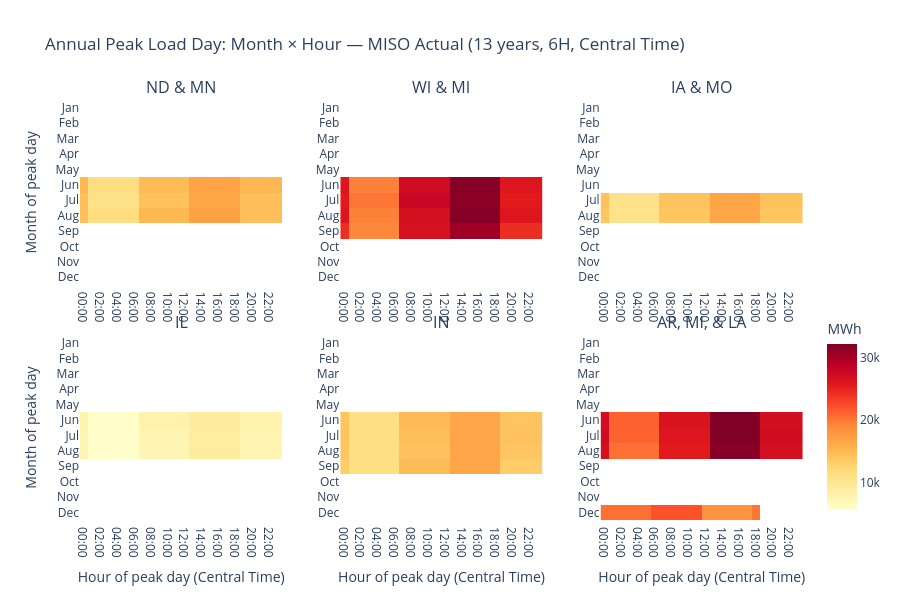
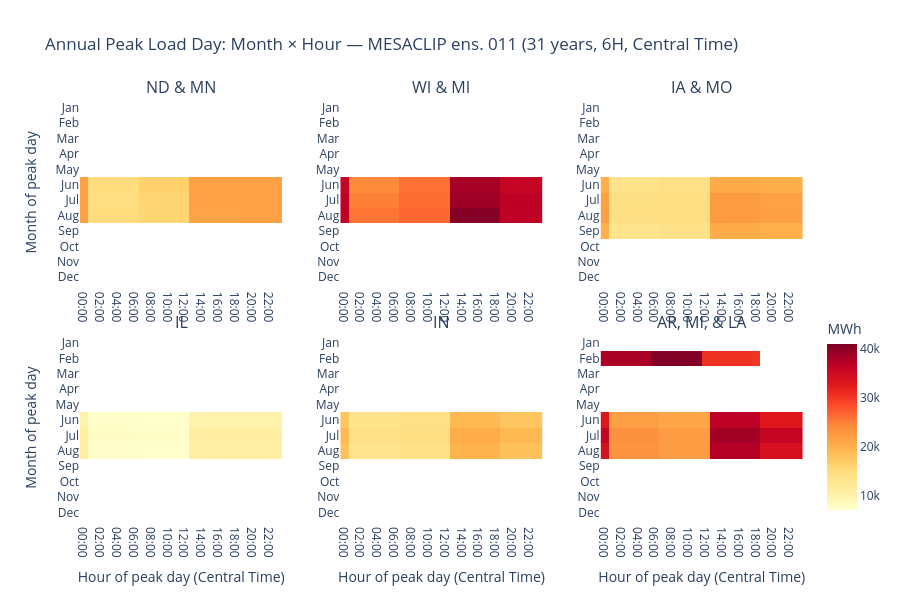

Here is the notebook cell these charts were saved with, in order:
### Code cell
# ── Annual peak load day heatmap: month × hour, per zone ─────────────────────
# Peak-day analysis with hours in Central Time (DST-aware).
# Both month and hour are derived in local time (Indianapolis/Chicago).

SUMMER_MONTHS = {6, 7, 8}
WINTER_MONTHS = {12, 1, 2}
MONTH_LABELS  = ["Jan","Feb","Mar","Apr","May","Jun","Jul","Aug","Sep","Oct","Nov","Dec"]
HOURS         = [0, 1, 2, 3, 4, 5, 6, 7, 8, 9, 10, 11,
                 12, 13, 14, 15, 16, 17, 18, 19, 20, 21, 22, 23]
HOUR_LABELS   = [f"{h:02d}:00" for h in HOURS]
CENTRAL_TZ    = "America/Chicago"   # DST-aware Central Time

# ── Load ALL historical years → per zone, UTC, 6H ────────────────────────────
all_hist_years = sorted(int(p.stem[:4]) for p in HIST_DIR.glob("*1231_dfal_HIST.xls"))
print(f"Historical years found: {all_hist_years}")

hist_zone_yearly = {z: {} for z in ZONES}
for yr in all_hist_years:
    df = pd.read_excel(HIST_DIR / f"{yr}1231_dfal_HIST.xls", index_col=0, header=5)
    df = df[:-2].drop(columns=["MTLF (MWh)"])
    df = df[~(df.index == "MarketDay")]
    df.index = pd.to_datetime(df.index)
    df.index = df.index + pd.to_timedelta(df["HourEnding"] - 1, unit="h")
    df.index = df.index.tz_localize("Etc/GMT+5").tz_convert("UTC")
    wide = df.pivot_table(index=df.index, columns="LoadResource Zone", values="ActualLoad (MWh)")
    if "LRZ8_9" in wide.columns:
        wide["LRZ8_9_10"] = wide.get("LRZ8_9_10", pd.Series(0, index=wide.index)).fillna(0) + wide["LRZ8_9"].fillna(0)
        wide = wide.drop(columns=["LRZ8_9"])
    wide = wide.drop(columns=[c for c in ["MISO"] if c in wide.columns])
    wide_6h = wide.resample("6h").mean()   # keep in UTC internally
    wide_6h.columns = ZONES
    for z in ZONES:
        hist_zone_yearly[z][yr] = wide_6h[z]

# ── Load ALL inference years → per zone, UTC ──────────────────────────────────
infer_years = sorted(int(p.stem.split("_")[-1]) for p in INFER_DIR.glob(f"{ZONES[0]}_load_*.csv"))
print(f"Inference years found: {infer_years}")

infer_zone_yearly = {z: {} for z in ZONES}
for yr in infer_years:
    for z in ZONES:
        df = pd.read_csv(INFER_DIR / f"{z}_load_{yr}.csv", index_col=0)
        df.index = pd.to_datetime(df.index, utc=True)   # keep in UTC internally
        infer_zone_yearly[z][yr] = df["predicted_load_mwh"]

# ── Find annual peak day per zone ─────────────────────────────────────────────
def peak_day_records_zone(zone_yearly):
    out = {}
    for z, yearly in zone_yearly.items():
        records = []
        for year, series in yearly.items():
            # Convert to Central Time for peak-day identification and hour labeling
            series_ct = series.copy()
            series_ct.index = series_ct.index.tz_convert(CENTRAL_TZ)

            # Peak day in Central Time dates
            peak_date_ct = series_ct.groupby(series_ct.index.date).max().idxmax()
            day_series_ct = series_ct[series_ct.index.date == peak_date_ct]

            peak_month = day_series_ct.idxmax().month   # CT month

            for ts, val in day_series_ct.items():
                records.append({
                    "year":  year,
                    "month": peak_month,   # Central Time month
                    "hour":  ts.hour,      # Central Time hour (DST-aware)
                    "load":  val,
                })
        out[z] = pd.DataFrame(records)
    return out

hist_recs  = peak_day_records_zone(hist_zone_yearly)
infer_recs = peak_day_records_zone(infer_zone_yearly)

# ── Summer / winter statistics ────────────────────────────────────────────────
def season_stats_zone(recs_by_zone, dataset_label):
    print(f"\n{'─'*60}\n{dataset_label}\n{'─'*60}")
    for z in ZONES:
        rec = recs_by_zone[z]
        if rec.empty:
            print(f"  {z}: no data"); continue
        peaks = rec.drop_duplicates("year")
        n = len(peaks)
        s = peaks["month"].isin(SUMMER_MONTHS).sum()
        w = peaks["month"].isin(WINTER_MONTHS).sum()
        detail = "  ".join(
            f"{int(r.year)}→{MONTH_LABELS[int(r.month)-1]}"
            for _, r in peaks.sort_values("year").iterrows()
        )
        print(f"  {title_map[z]:20s}  Summer {s}/{n}={s/n*100:.0f}%  "
              f"Winter {w}/{n}={w/n*100:.0f}%  |  {detail}")

season_stats_zone(hist_recs,  "Historical")
season_stats_zone(infer_recs, "Inference (ens. 011)")

def build_matrix(rec):
    mat = np.full((12, 24), np.nan)
    ann = [["" for _ in HOURS] for _ in range(12)]
    for mi, month in enumerate(range(1, 13)):
        for hi, hour in enumerate(HOURS):
            cell = rec[(rec["month"] == month) & (rec["hour"] == hour)]
            if len(cell):
                mat[mi, hi] = cell["load"].mean()
                ann[mi][hi] = ", ".join(str(int(y)) for y in sorted(cell["year"]))

    anchor_mask = ~np.isnan(mat)

    # ── Forward-fill within the row ───────────────────────────────────────
    mat_ff = pd.DataFrame(mat).ffill(axis=1).values
    has_future_anchor = np.zeros_like(anchor_mask)
    for hi in range(23):
        has_future_anchor[:, hi] = anchor_mask[:, hi+1:].any(axis=1)
    fill_mask = (~anchor_mask) & has_future_anchor
    mat_out = np.where(fill_mask, mat_ff, mat)

    # ── Wrap: fill trailing tail with the last anchor value, but only up  
    #    to (not including) the first anchor of the day ────────────────────
    for mi in range(12):
        row = mat_out[mi]
        anchor_cols = np.where(anchor_mask[mi])[0]
        if len(anchor_cols) == 0:
            continue
        first_anchor = anchor_cols[0]
        last_anchor  = anchor_cols[-1]
        if first_anchor == 0:
            continue   # no leading NaNs to wrap into
        last_val = mat[mi, last_anchor]
        # Fill from last_anchor+1 → end of row (trailing tail)
        row[last_anchor + 1:] = last_val
        # Fill from 0 → first_anchor-1 (leading head, i.e. wrap-around)
        row[:first_anchor] = last_val
        mat_out[mi] = row

    return mat_out, ann

# ── Plot helper ───────────────────────────────────────────────────────────────
def make_peak_figure(recs_by_zone, dataset_label, n_years):
    matrices = {z: build_matrix(recs_by_zone[z]) for z in ZONES}
    all_vals = np.concatenate([m.flatten() for m, _ in matrices.values()])
    vmin, vmax = float(np.nanmin(all_vals)), float(np.nanmax(all_vals))

    fig = make_subplots(
        rows=2, cols=3,
        subplot_titles=[title_map[z] for z in ZONES],
        vertical_spacing=0.12,
        horizontal_spacing=0.08,
    )

    for i, z in enumerate(ZONES):
        r, c = i // 3 + 1, i % 3 + 1
        mat, ann = matrices[z]

        hover = [[
            (f"<b>{title_map[z]}: {MONTH_LABELS[mi]}, {HOUR_LABELS[hi]} CT</b><br>"
             f"Avg load: {mat[mi,hi]:,.0f} MWh<br>Years: {ann[mi][hi]}")
            if not np.isnan(mat[mi, hi])
            else f"{MONTH_LABELS[mi]}, {HOUR_LABELS[hi]} CT: no peak"
            for hi in range(24)
        ] for mi in range(12)]

        fig.add_trace(go.Heatmap(
            z=mat,
            x=HOUR_LABELS,
            y=MONTH_LABELS,
            colorscale="YlOrRd",
            zmin=vmin, zmax=vmax,
            showscale=(i == len(ZONES) - 1),
            colorbar=dict(title="MWh", x=1.02, len=0.5, y=0.25),
            text=hover,
            hovertemplate="%{text}<extra></extra>",
        ), row=r, col=c)

        fig.update_yaxes(autorange="reversed", row=r, col=c)
        if c == 1:
            fig.update_yaxes(title_text="Month of peak day", row=r, col=c)
        if r == 2:
            fig.update_xaxes(title_text="Hour of peak day (Central Time)", row=r, col=c)

    fig.update_layout(
        title=f"Annual Peak Load Day: Month × Hour — {dataset_label} ({n_years} years, 6H, Central Time)",
        height=600, paper_bgcolor="white", plot_bgcolor="white",
    )
    return fig

make_peak_figure(hist_recs,  "MISO Actual",             len(all_hist_years)).show()
make_peak_figure(infer_recs, "MESACLIP ens. 011", len(infer_years)).show()

### Figure 1 — Plotly figure (JSON) as saved in the notebook; plotly's stock layout.template omitted (floating-point values rounded to 4 significant figures; data arrays with more than 128 entries replaced by an {"elided": "..."} marker saying what was removed)
{"data": [{"colorbar": {"len": 0.5, "title": {"text": "MWh"}, "x": 1.02, "y": 0.25}, "colorscale": [[0, "rgb(255,255,204)"], [0.125, "rgb(255,237,160)"], [0.25, "rgb(254,217,118)"], [0.375, "rgb(254,178,76)"], [0.5, "rgb(253,141,60)"], [0.625, "rgb(252,78,42)"], [0.75, "rgb(227,26,28)"], [0.875, "rgb(189,0,38)"], [1, "rgb(128,0,38)"]], "hovertemplate": "%{text}<extra></extra>", "showscale": false, "text": {"elided": "12x24 str values"}, "type": "heatmap", "x": ["00:00", "01:00", "02:00", "03:00", "04:00", "05:00", "06:00", "07:00", "08:00", "09:00", "10:00", "11:00", "12:00", "13:00", "14:00", "15:00", "16:00", "17:00", "18:00", "19:00", "20:00", "21:00", "22:00", "23:00"], "xaxis": "x", "y": ["Jan", "Feb", "Mar", "Apr", "May", "Jun", "Jul", "Aug", "Sep", "Oct", "Nov", "Dec"], "yaxis": "y", "z": {"elided": "12x24 float values"}, "zmax": 32170.0, "zmin": 5660.0}, {"colorbar": {"len": 0.5, "title": {"text": "MWh"}, "x": 1.02, "y": 0.25}, "colorscale": [[0, "rgb(255,255,204)"], [0.125, "rgb(255,237,160)"], [0.25, "rgb(254,217,118)"], [0.375, "rgb(254,178,76)"], [0.5, "rgb(253,141,60)"], [0.625, "rgb(252,78,42)"], [0.75, "rgb(227,26,28)"], [0.875, "rgb(189,0,38)"], [1, "rgb(128,0,38)"]], "hovertemplate": "%{text}<extra></extra>", "showscale": false, "text": {"elided": "12x24 str values"}, "type": "heatmap", "x": ["00:00", "01:00", "02:00", "03:00", "04:00", "05:00", "06:00", "07:00", "08:00", "09:00", "10:00", "11:00", "12:00", "13:00", "14:00", "15:00", "16:00", "17:00", "18:00", "19:00", "20:00", "21:00", "22:00", "23:00"], "xaxis": "x2", "y": ["Jan", "Feb", "Mar", "Apr", "May", "Jun", "Jul", "Aug", "Sep", "Oct", "Nov", "Dec"], "yaxis": "y2", "z": {"elided": "12x24 float values"}, "zmax": 32170.0, "zmin": 5660.0}, {"colorbar": {"len": 0.5, "title": {"text": "MWh"}, "x": 1.02, "y": 0.25}, "colorscale": [[0, "rgb(255,255,204)"], [0.125, "rgb(255,237,160)"], [0.25, "rgb(254,217,118)"], [0.375, "rgb(254,178,76)"], [0.5, "rgb(253,141,60)"], [0.625, "rgb(252,78,42)"], [0.75, "rgb(227,26,28)"], [0.875, "rgb(189,0,38)"], [1, "rgb(128,0,38)"]], "hovertemplate": "%{text}<extra></extra>", "showscale": false, "text": {"elided": "12x24 str values"}, "type": "heatmap", "x": ["00:00", "01:00", "02:00", "03:00", "04:00", "05:00", "06:00", "07:00", "08:00", "09:00", "10:00", "11:00", "12:00", "13:00", "14:00", "15:00", "16:00", "17:00", "18:00", "19:00", "20:00", "21:00", "22:00", "23:00"], "xaxis": "x3", "y": ["Jan", "Feb", "Mar", "Apr", "May", "Jun", "Jul", "Aug", "Sep", "Oct", "Nov", "Dec"], "yaxis": "y3", "z": {"elided": "12x24 float values"}, "zmax": 32170.0, "zmin": 5660.0}, {"colorbar": {"len": 0.5, "title": {"text": "MWh"}, "x": 1.02, "y": 0.25}, "colorscale": [[0, "rgb(255,255,204)"], [0.125, "rgb(255,237,160)"], [0.25, "rgb(254,217,118)"], [0.375, "rgb(254,178,76)"], [0.5, "rgb(253,141,60)"], [0.625, "rgb(252,78,42)"], [0.75, "rgb(227,26,28)"], [0.875, "rgb(189,0,38)"], [1, "rgb(128,0,38)"]], "hovertemplate": "%{text}<extra></extra>", "showscale": false, "text": {"elided": "12x24 str values"}, "type": "heatmap", "x": ["00:00", "01:00", "02:00", "03:00", "04:00", "05:00", "06:00", "07:00", "08:00", "09:00", "10:00", "11:00", "12:00", "13:00", "14:00", "15:00", "16:00", "17:00", "18:00", "19:00", "20:00", "21:00", "22:00", "23:00"], "xaxis": "x4", "y": ["Jan", "Feb", "Mar", "Apr", "May", "Jun", "Jul", "Aug", "Sep", "Oct", "Nov", "Dec"], "yaxis": "y4", "z": {"elided": "12x24 float values"}, "zmax": 32170.0, "zmin": 5660.0}, {"colorbar": {"len": 0.5, "title": {"text": "MWh"}, "x": 1.02, "y": 0.25}, "colorscale": [[0, "rgb(255,255,204)"], [0.125, "rgb(255,237,160)"], [0.25, "rgb(254,217,118)"], [0.375, "rgb(254,178,76)"], [0.5, "rgb(253,141,60)"], [0.625, "rgb(252,78,42)"], [0.75, "rgb(227,26,28)"], [0.875, "rgb(189,0,38)"], [1, "rgb(128,0,38)"]], "hovertemplate": "%{text}<extra></extra>", "showscale": false, "text": {"elided": "12x24 str values"}, "type": "heatmap", "x": ["00:00", "01:00", "02:00", "03:00", "04:00", "05:00", "06:00", "07:00", "08:00", "09:00", "10:00", "11:00", "12:00", "13:00", "14:00", "15:00", "16:00", "17:00", "18:00", "19:00", "20:00", "21:00", "22:00", "23:00"], "xaxis": "x5", "y": ["Jan", "Feb", "Mar", "Apr", "May", "Jun", "Jul", "Aug", "Sep", "Oct", "Nov", "Dec"], "yaxis": "y5", "z": {"elided": "12x24 float values"}, "zmax": 32170.0, "zmin": 5660.0}, {"colorbar": {"len": 0.5, "title": {"text": "MWh"}, "x": 1.02, "y": 0.25}, "colorscale": [[0, "rgb(255,255,204)"], [0.125, "rgb(255,237,160)"], [0.25, "rgb(254,217,118)"], [0.375, "rgb(254,178,76)"], [0.5, "rgb(253,141,60)"], [0.625, "rgb(252,78,42)"], [0.75, "rgb(227,26,28)"], [0.875, "rgb(189,0,38)"], [1, "rgb(128,0,38)"]], "hovertemplate": "%{text}<extra></extra>", "showscale": true, "text": {"elided": "12x24 str values"}, "type": "heatmap", "x": ["00:00", "01:00", "02:00", "03:00", "04:00", "05:00", "06:00", "07:00", "08:00", "09:00", "10:00", "11:00", "12:00", "13:00", "14:00", "15:00", "16:00", "17:00", "18:00", "19:00", "20:00", "21:00", "22:00", "23:00"], "xaxis": "x6", "y": ["Jan", "Feb", "Mar", "Apr", "May", "Jun", "Jul", "Aug", "Sep", "Oct", "Nov", "Dec"], "yaxis": "y6", "z": {"elided": "12x24 float values"}, "zmax": 32170.0, "zmin": 5660.0}], "layout": {"annotations": [{"font": {"size": 16}, "showarrow": false, "text": "ND & MN", "x": 0.14, "xanchor": "center", "xref": "paper", "y": 1, "yanchor": "bottom", "yref": "paper"}, {"font": {"size": 16}, "showarrow": false, "text": "WI & MI", "x": 0.5, "xanchor": "center", "xref": "paper", "y": 1, "yanchor": "bottom", "yref": "paper"}, {"font": {"size": 16}, "showarrow": false, "text": "IA & MO", "x": 0.86, "xanchor": "center", "xref": "paper", "y": 1, "yanchor": "bottom", "yref": "paper"}, {"font": {"size": 16}, "showarrow": false, "text": "IL", "x": 0.14, "xanchor": "center", "xref": "paper", "y": 0.44, "yanchor": "bottom", "yref": "paper"}, {"font": {"size": 16}, "showarrow": false, "text": "IN", "x": 0.5, "xanchor": "center", "xref": "paper", "y": 0.44, "yanchor": "bottom", "yref": "paper"}, {"font": {"size": 16}, "showarrow": false, "text": "AR, MI, & LA", "x": 0.86, "xanchor": "center", "xref": "paper", "y": 0.44, "yanchor": "bottom", "yref": "paper"}], "height": 600, "paper_bgcolor": "white", "plot_bgcolor": "white", "title": {"text": "Annual Peak Load Day: Month × Hour — MISO Actual (13 years, 6H, Central Time)"}, "xaxis": {"anchor": "y", "domain": [0, 0.28]}, "xaxis2": {"anchor": "y2", "domain": [0.36, 0.64]}, "xaxis3": {"anchor": "y3", "domain": [0.72, 1]}, "xaxis4": {"anchor": "y4", "domain": [0, 0.28], "title": {"text": "Hour of peak day (Central Time)"}}, "xaxis5": {"anchor": "y5", "domain": [0.36, 0.64], "title": {"text": "Hour of peak day (Central Time)"}}, "xaxis6": {"anchor": "y6", "domain": [0.72, 1], "title": {"text": "Hour of peak day (Central Time)"}}, "yaxis": {"anchor": "x", "autorange": "reversed", "domain": [0.56, 1], "title": {"text": "Month of peak day"}}, "yaxis2": {"anchor": "x2", "autorange": "reversed", "domain": [0.56, 1]}, "yaxis3": {"anchor": "x3", "autorange": "reversed", "domain": [0.56, 1]}, "yaxis4": {"anchor": "x4", "autorange": "reversed", "domain": [0, 0.44], "title": {"text": "Month of peak day"}}, "yaxis5": {"anchor": "x5", "autorange": "reversed", "domain": [0, 0.44]}, "yaxis6": {"anchor": "x6", "autorange": "reversed", "domain": [0, 0.44]}}}

### Figure 2 — Plotly figure (JSON) as saved in the notebook; plotly's stock layout.template omitted (floating-point values rounded to 4 significant figures; data arrays with more than 128 entries replaced by an {"elided": "..."} marker saying what was removed)
{"data": [{"colorbar": {"len": 0.5, "title": {"text": "MWh"}, "x": 1.02, "y": 0.25}, "colorscale": [[0, "rgb(255,255,204)"], [0.125, "rgb(255,237,160)"], [0.25, "rgb(254,217,118)"], [0.375, "rgb(254,178,76)"], [0.5, "rgb(253,141,60)"], [0.625, "rgb(252,78,42)"], [0.75, "rgb(227,26,28)"], [0.875, "rgb(189,0,38)"], [1, "rgb(128,0,38)"]], "hovertemplate": "%{text}<extra></extra>", "showscale": false, "text": {"elided": "12x24 str values"}, "type": "heatmap", "x": ["00:00", "01:00", "02:00", "03:00", "04:00", "05:00", "06:00", "07:00", "08:00", "09:00", "10:00", "11:00", "12:00", "13:00", "14:00", "15:00", "16:00", "17:00", "18:00", "19:00", "20:00", "21:00", "22:00", "23:00"], "xaxis": "x", "y": ["Jan", "Feb", "Mar", "Apr", "May", "Jun", "Jul", "Aug", "Sep", "Oct", "Nov", "Dec"], "yaxis": "y", "z": {"elided": "12x24 float values"}, "zmax": 41070.0, "zmin": 7179.0}, {"colorbar": {"len": 0.5, "title": {"text": "MWh"}, "x": 1.02, "y": 0.25}, "colorscale": [[0, "rgb(255,255,204)"], [0.125, "rgb(255,237,160)"], [0.25, "rgb(254,217,118)"], [0.375, "rgb(254,178,76)"], [0.5, "rgb(253,141,60)"], [0.625, "rgb(252,78,42)"], [0.75, "rgb(227,26,28)"], [0.875, "rgb(189,0,38)"], [1, "rgb(128,0,38)"]], "hovertemplate": "%{text}<extra></extra>", "showscale": false, "text": {"elided": "12x24 str values"}, "type": "heatmap", "x": ["00:00", "01:00", "02:00", "03:00", "04:00", "05:00", "06:00", "07:00", "08:00", "09:00", "10:00", "11:00", "12:00", "13:00", "14:00", "15:00", "16:00", "17:00", "18:00", "19:00", "20:00", "21:00", "22:00", "23:00"], "xaxis": "x2", "y": ["Jan", "Feb", "Mar", "Apr", "May", "Jun", "Jul", "Aug", "Sep", "Oct", "Nov", "Dec"], "yaxis": "y2", "z": {"elided": "12x24 float values"}, "zmax": 41070.0, "zmin": 7179.0}, {"colorbar": {"len": 0.5, "title": {"text": "MWh"}, "x": 1.02, "y": 0.25}, "colorscale": [[0, "rgb(255,255,204)"], [0.125, "rgb(255,237,160)"], [0.25, "rgb(254,217,118)"], [0.375, "rgb(254,178,76)"], [0.5, "rgb(253,141,60)"], [0.625, "rgb(252,78,42)"], [0.75, "rgb(227,26,28)"], [0.875, "rgb(189,0,38)"], [1, "rgb(128,0,38)"]], "hovertemplate": "%{text}<extra></extra>", "showscale": false, "text": {"elided": "12x24 str values"}, "type": "heatmap", "x": ["00:00", "01:00", "02:00", "03:00", "04:00", "05:00", "06:00", "07:00", "08:00", "09:00", "10:00", "11:00", "12:00", "13:00", "14:00", "15:00", "16:00", "17:00", "18:00", "19:00", "20:00", "21:00", "22:00", "23:00"], "xaxis": "x3", "y": ["Jan", "Feb", "Mar", "Apr", "May", "Jun", "Jul", "Aug", "Sep", "Oct", "Nov", "Dec"], "yaxis": "y3", "z": {"elided": "12x24 float values"}, "zmax": 41070.0, "zmin": 7179.0}, {"colorbar": {"len": 0.5, "title": {"text": "MWh"}, "x": 1.02, "y": 0.25}, "colorscale": [[0, "rgb(255,255,204)"], [0.125, "rgb(255,237,160)"], [0.25, "rgb(254,217,118)"], [0.375, "rgb(254,178,76)"], [0.5, "rgb(253,141,60)"], [0.625, "rgb(252,78,42)"], [0.75, "rgb(227,26,28)"], [0.875, "rgb(189,0,38)"], [1, "rgb(128,0,38)"]], "hovertemplate": "%{text}<extra></extra>", "showscale": false, "text": {"elided": "12x24 str values"}, "type": "heatmap", "x": ["00:00", "01:00", "02:00", "03:00", "04:00", "05:00", "06:00", "07:00", "08:00", "09:00", "10:00", "11:00", "12:00", "13:00", "14:00", "15:00", "16:00", "17:00", "18:00", "19:00", "20:00", "21:00", "22:00", "23:00"], "xaxis": "x4", "y": ["Jan", "Feb", "Mar", "Apr", "May", "Jun", "Jul", "Aug", "Sep", "Oct", "Nov", "Dec"], "yaxis": "y4", "z": {"elided": "12x24 float values"}, "zmax": 41070.0, "zmin": 7179.0}, {"colorbar": {"len": 0.5, "title": {"text": "MWh"}, "x": 1.02, "y": 0.25}, "colorscale": [[0, "rgb(255,255,204)"], [0.125, "rgb(255,237,160)"], [0.25, "rgb(254,217,118)"], [0.375, "rgb(254,178,76)"], [0.5, "rgb(253,141,60)"], [0.625, "rgb(252,78,42)"], [0.75, "rgb(227,26,28)"], [0.875, "rgb(189,0,38)"], [1, "rgb(128,0,38)"]], "hovertemplate": "%{text}<extra></extra>", "showscale": false, "text": {"elided": "12x24 str values"}, "type": "heatmap", "x": ["00:00", "01:00", "02:00", "03:00", "04:00", "05:00", "06:00", "07:00", "08:00", "09:00", "10:00", "11:00", "12:00", "13:00", "14:00", "15:00", "16:00", "17:00", "18:00", "19:00", "20:00", "21:00", "22:00", "23:00"], "xaxis": "x5", "y": ["Jan", "Feb", "Mar", "Apr", "May", "Jun", "Jul", "Aug", "Sep", "Oct", "Nov", "Dec"], "yaxis": "y5", "z": {"elided": "12x24 float values"}, "zmax": 41070.0, "zmin": 7179.0}, {"colorbar": {"len": 0.5, "title": {"text": "MWh"}, "x": 1.02, "y": 0.25}, "colorscale": [[0, "rgb(255,255,204)"], [0.125, "rgb(255,237,160)"], [0.25, "rgb(254,217,118)"], [0.375, "rgb(254,178,76)"], [0.5, "rgb(253,141,60)"], [0.625, "rgb(252,78,42)"], [0.75, "rgb(227,26,28)"], [0.875, "rgb(189,0,38)"], [1, "rgb(128,0,38)"]], "hovertemplate": "%{text}<extra></extra>", "showscale": true, "text": {"elided": "12x24 str values"}, "type": "heatmap", "x": ["00:00", "01:00", "02:00", "03:00", "04:00", "05:00", "06:00", "07:00", "08:00", "09:00", "10:00", "11:00", "12:00", "13:00", "14:00", "15:00", "16:00", "17:00", "18:00", "19:00", "20:00", "21:00", "22:00", "23:00"], "xaxis": "x6", "y": ["Jan", "Feb", "Mar", "Apr", "May", "Jun", "Jul", "Aug", "Sep", "Oct", "Nov", "Dec"], "yaxis": "y6", "z": {"elided": "12x24 float values"}, "zmax": 41070.0, "zmin": 7179.0}], "layout": {"annotations": [{"font": {"size": 16}, "showarrow": false, "text": "ND & MN", "x": 0.14, "xanchor": "center", "xref": "paper", "y": 1, "yanchor": "bottom", "yref": "paper"}, {"font": {"size": 16}, "showarrow": false, "text": "WI & MI", "x": 0.5, "xanchor": "center", "xref": "paper", "y": 1, "yanchor": "bottom", "yref": "paper"}, {"font": {"size": 16}, "showarrow": false, "text": "IA & MO", "x": 0.86, "xanchor": "center", "xref": "paper", "y": 1, "yanchor": "bottom", "yref": "paper"}, {"font": {"size": 16}, "showarrow": false, "text": "IL", "x": 0.14, "xanchor": "center", "xref": "paper", "y": 0.44, "yanchor": "bottom", "yref": "paper"}, {"font": {"size": 16}, "showarrow": false, "text": "IN", "x": 0.5, "xanchor": "center", "xref": "paper", "y": 0.44, "yanchor": "bottom", "yref": "paper"}, {"font": {"size": 16}, "showarrow": false, "text": "AR, MI, & LA", "x": 0.86, "xanchor": "center", "xref": "paper", "y": 0.44, "yanchor": "bottom", "yref": "paper"}], "height": 600, "paper_bgcolor": "white", "plot_bgcolor": "white", "title": {"text": "Annual Peak Load Day: Month × Hour — MESACLIP ens. 011 (31 years, 6H, Central Time)"}, "xaxis": {"anchor": "y", "domain": [0, 0.28]}, "xaxis2": {"anchor": "y2", "domain": [0.36, 0.64]}, "xaxis3": {"anchor": "y3", "domain": [0.72, 1]}, "xaxis4": {"anchor": "y4", "domain": [0, 0.28], "title": {"text": "Hour of peak day (Central Time)"}}, "xaxis5": {"anchor": "y5", "domain": [0.36, 0.64], "title": {"text": "Hour of peak day (Central Time)"}}, "xaxis6": {"anchor": "y6", "domain": [0.72, 1], "title": {"text": "Hour of peak day (Central Time)"}}, "yaxis": {"anchor": "x", "autorange": "reversed", "domain": [0.56, 1], "title": {"text": "Month of peak day"}}, "yaxis2": {"anchor": "x2", "autorange": "reversed", "domain": [0.56, 1]}, "yaxis3": {"anchor": "x3", "autorange": "reversed", "domain": [0.56, 1]}, "yaxis4": {"anchor": "x4", "autorange": "reversed", "domain": [0, 0.44], "title": {"text": "Month of peak day"}}, "yaxis5": {"anchor": "x5", "autorange": "reversed", "domain": [0, 0.44]}, "yaxis6": {"anchor": "x6", "autorange": "reversed", "domain": [0, 0.44]}}}
